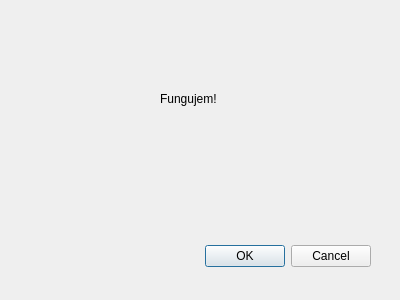
<?xml version="1.0" encoding="UTF-8"?>
<ui version="4.0">
 <class>GeoDataDialogBase</class>
 <widget class="QDialog" name="GeoDataDialogBase">
  <property name="geometry">
   <rect>
    <x>0</x>
    <y>0</y>
    <width>400</width>
    <height>300</height>
   </rect>
  </property>
  <property name="windowTitle">
   <string>GeoData</string>
  </property>
  <widget class="QDialogButtonBox" name="button_box">
   <property name="geometry">
    <rect>
     <x>30</x>
     <y>240</y>
     <width>341</width>
     <height>32</height>
    </rect>
   </property>
   <property name="orientation">
    <enum>Qt::Horizontal</enum>
   </property>
   <property name="standardButtons">
    <set>QDialogButtonBox::Cancel|QDialogButtonBox::Ok</set>
   </property>
  </widget>
  <widget class="QLabel" name="label">
   <property name="geometry">
    <rect>
     <x>160</x>
     <y>90</y>
     <width>67</width>
     <height>17</height>
    </rect>
   </property>
   <property name="text">
    <string>Fungujem!</string>
   </property>
  </widget>
 </widget>
 <resources/>
 <connections>
  <connection>
   <sender>button_box</sender>
   <signal>accepted()</signal>
   <receiver>GeoDataDialogBase</receiver>
   <slot>accept()</slot>
   <hints>
    <hint type="sourcelabel">
     <x>20</x>
     <y>20</y>
    </hint>
    <hint type="destinationlabel">
     <x>20</x>
     <y>20</y>
    </hint>
   </hints>
  </connection>
  <connection>
   <sender>button_box</sender>
   <signal>rejected()</signal>
   <receiver>GeoDataDialogBase</receiver>
   <slot>reject()</slot>
   <hints>
    <hint type="sourcelabel">
     <x>20</x>
     <y>20</y>
    </hint>
    <hint type="destinationlabel">
     <x>20</x>
     <y>20</y>
    </hint>
   </hints>
  </connection>
 </connections>
</ui>
